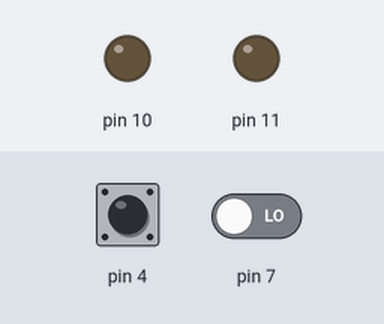
The sketch below on a simulated Arduino Uno, built with avr-gcc and run on an emulated ATmega328P. On the bench: output pins drawn as LEDs (lit = HIGH). Dashed ring = blinking. The inputs (shaded band) are chosen by the test bench; at power-on: pin 4 LOW, pin 7 LOW.

Above: at 1.2 s.
1.3 s: pin 4 driven HIGH
At 2.5 s:
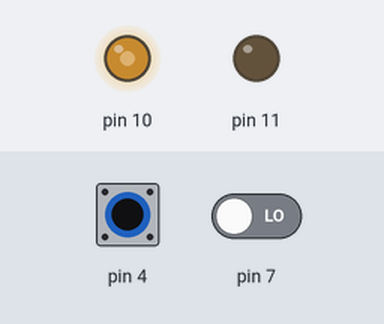
2.8 s: pin 7 driven HIGH
At 3.05 s:
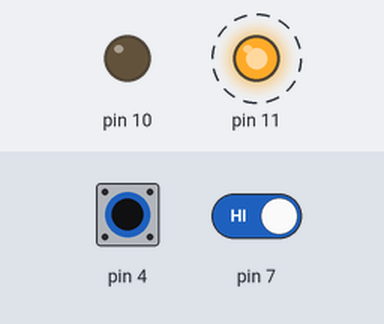
5.8 s: pin 4 driven LOW
At 6.6 s:
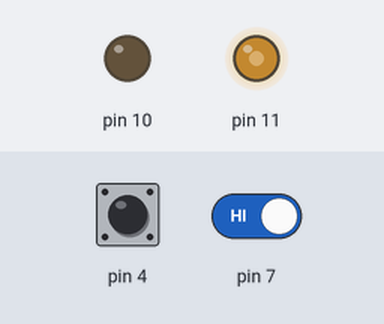
7.3 s: pin 4 driven HIGH
At 7.45 s:
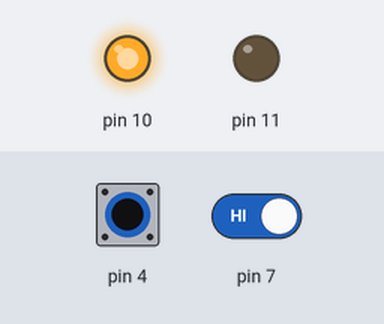
10.3 s: pin 4 pulsed LOW 2 times (0.12 s each, 0.3 s apart)
13.3 s: pin 4 pulsed LOW 5 times (0.12 s each, 0.3 s apart)
Timing chart, 0 to 17.3 s (numbered marks = the images above; inputs shaded):
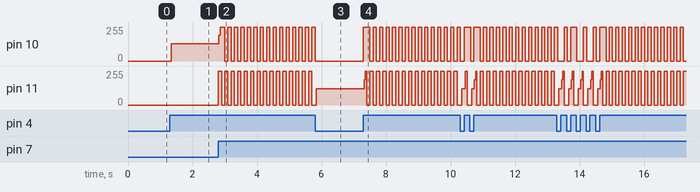

The sketch:

EduBasica_arduinoblocks_6482.ino
```cpp
void setup()
{
  pinMode(4, INPUT);
  pinMode(10, OUTPUT);
  pinMode(7, INPUT);
  pinMode(11, OUTPUT);
}


void loop()
{

    if (digitalRead(4)) {
      digitalWrite(10,HIGH);

    }
    if (digitalRead(7)) {
      digitalWrite(11,HIGH);

    }
    while ((digitalRead(4) && digitalRead(7))) {
      digitalWrite(11,HIGH);
      delay(100);
      digitalWrite(11,LOW);
      digitalWrite(10,HIGH);
      delay(100);
      digitalWrite(10,LOW);
    }
    digitalWrite(10,LOW);
    digitalWrite(11,LOW);

}
```

Measured:
- after the input at 1.3 s, pin 10: 0/255 → 131/255 at once
- after the input at 2.8 s, pin 10: 131/255 → 193/255 at once, then moves between 0/255 and 255/255, repeating every 0.20 s; pin 11: alternates 255/255 for 0.10 s and 0/255 for 0.10 s, starting at once
- after the input at 5.8 s, pin 10: goes on until 5.8 s, then stays 0/255
- after the input at 7.3 s, pin 10: 0/255 → 255/255 at once, then repeats every 0.20 s: 0/255 0.10 s, 255/255 0.10 s; pin 11: 122/255 → 190/255 at once, then moves between 0/255 and 255/255, repeating every 0.60 s
